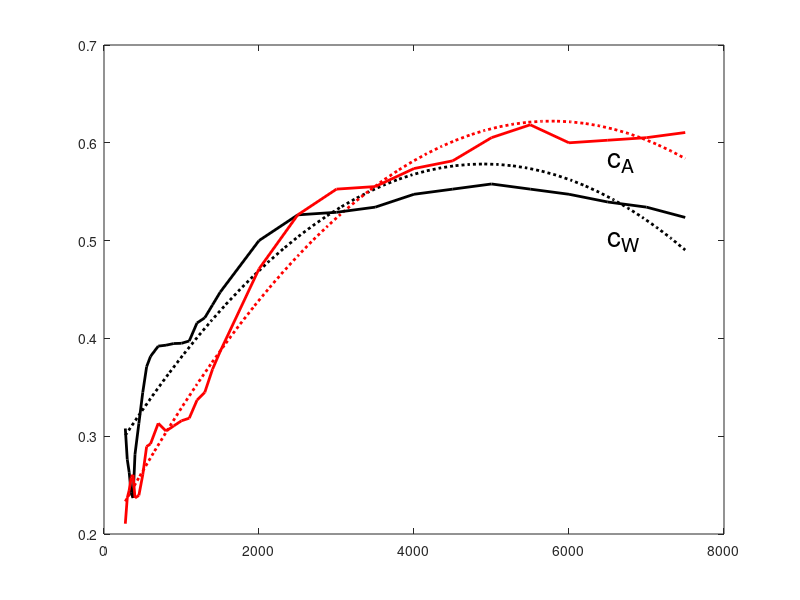

The MATLAB source for this figure:
function aedat_x_38
clc, clf, format short e
% aerodynamische Daten der X-38:
%
% 1. Spalte: Geschwindigkeit in m/s
% 2. Spalte: Widerstandsbeiwert c_W
% 3. Spalte: Auftriebsbeiwert c_A

aerodat_x38 = ...
  [275.000e0,   0.30789e0,   0.21053e0;
   300.000e0,   0.27632e0,   0.23684e0;
   325.000e0,   0.26316e0,   0.24474e0;
   350.000e0,   0.24210e0,   0.25789e0;
   375.000e0,   0.23684e0,   0.26053e0;
   400.000e0,   0.28158e0,   0.23684e0;
   450.000e0,   0.31316e0,   0.23947e0;
   500.000e0,   0.34474e0,   0.26053e0;
   550.000e0,   0.37105e0,   0.28947e0;
   600.000e0,   0.38158e0,   0.29211e0;
   700.000e0,   0.39211e0,   0.31316e0;
   800.000e0,   0.39305e0,   0.30526e0;
   900.000e0,   0.39474e0,   0.31053e0;
  1000.000e0,   0.39500e0,   0.31579e0;
  1100.000e0,   0.39737e0,   0.31842e0;
  1200.000e0,   0.41579e0,   0.33684e0;
  1300.000e0,   0.42105e0,   0.34474e0;
  1400.000e0,   0.43421e0,   0.36842e0;
  1500.000e0,   0.44737e0,   0.38684e0;
  2000.000e0,   0.50000e0,   0.47105e0;
  2500.000e0,   0.52632e0,   0.52632e0;
  3000.000e0,   0.52895e0,   0.55263e0;
  3500.000e0,   0.53421e0,   0.55526e0;
  4000.000e0,   0.54737e0,   0.57368e0;
  4500.000e0,   0.55263e0,   0.58158e0;
  5000.000e0,   0.55790e0,   0.60526e0;
  5500.000e0,   0.55263e0,   0.61842e0;
  6000.000e0,   0.54737e0,   0.60000e0;
  6500.000e0,   0.53947e0,   0.60263e0;
  7000.000e0,   0.53421e0,   0.60526e0;
  7500.000e0,   0.52368e0,   0.61053e0];

XX = aerodat_x38;
XX(:,1) = XX(:,1);
N = size(XX,1);
A1 = XX(:,1);
A = [ones(N,1), A1, A1.*A1];
B = XX(:,2);
B = A'*B; C = A'*A;
U = C\B
B = XX(:,3);
B = A'*B;
V = C\B
% -- Ausgleichspolynome
TT = linspace(XX(1,1),XX(N,1),40);
YY1 = U(1) + U(2)*TT + U(3)*TT.*TT;
YY2 = V(1) + V(2)*TT + V(3)*TT.*TT;
plot(TT,YY1,'k:','linewidth',2), hold on   % CW
plot(TT,YY2,'r:','linewidth',2), hold on   % CA
plot(XX(:,1),XX(:,2),'k','linewidth',2), hold on
plot(XX(:,1),XX(:,3),'r','linewidth',2), hold on
text(6500,0.50,'c_W','fontsize',20)
text(6500,0.58,'c_A','fontsize',20)

%  Steigung  c_W
%pause
% Ableitungen
%clf
%CW_X = (XX(2:N,2) - XX(1:N-1,2))./(XX(2:N,1) - XX(1:N-1,1));
%CW_X = [CW_X;CW_X(N-1)];
%plot(XX(:,1),CW_X,'g','linewidth',2), hold on
